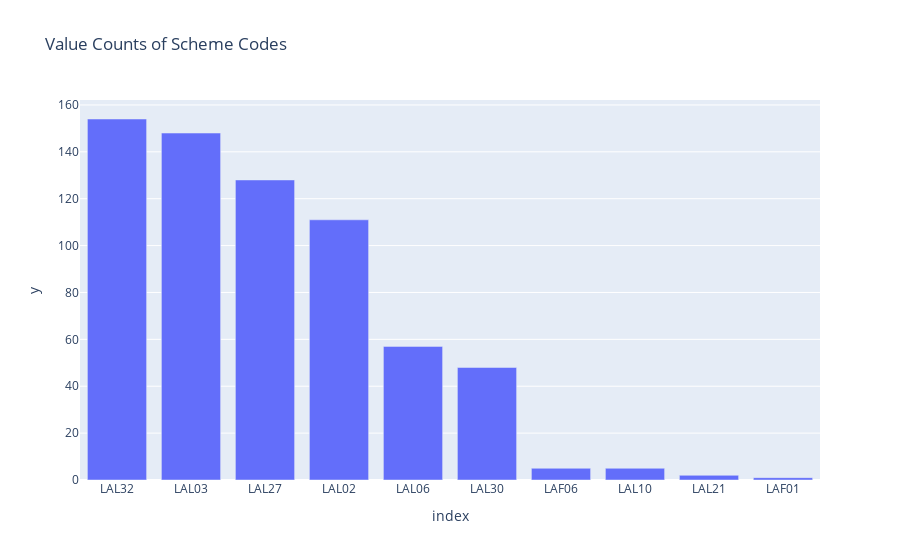

The cell this chart's notebook holds for it:
### Code cell
import plotly.express as px
fig = px.bar(schm_code_counts, x=schm_code_counts.index, y=schm_code_counts.values, 
             labels={'SCHM_CODE': 'Scheme Code', 'count': 'Count'},
             title='Value Counts of Scheme Codes')

fig.show()

### Figure 1 — Plotly figure (JSON) as saved in the notebook; plotly's stock layout.template omitted (floating-point values rounded to 4 significant figures)
{"data": [{"alignmentgroup": "True", "hovertemplate": "index=%{x}<br>y=%{y}<extra></extra>", "legendgroup": "", "marker": {"color": "#636efa", "pattern": {"shape": ""}}, "name": "", "offsetgroup": "", "orientation": "v", "showlegend": false, "textposition": "auto", "type": "bar", "x": ["LAL32", "LAL03", "LAL27", "LAL02", "LAL06", "LAL30", "LAF06", "LAL10", "LAL21", "LAF01"], "xaxis": "x", "y": [154, 148, 128, 111, 57, 48, 5, 5, 2, 1], "yaxis": "y"}], "layout": {"barmode": "relative", "legend": {"tracegroupgap": 0}, "title": {"text": "Value Counts of Scheme Codes"}, "xaxis": {"anchor": "y", "domain": [0, 1], "title": {"text": "index"}}, "yaxis": {"anchor": "x", "domain": [0, 1], "title": {"text": "y"}}}}
